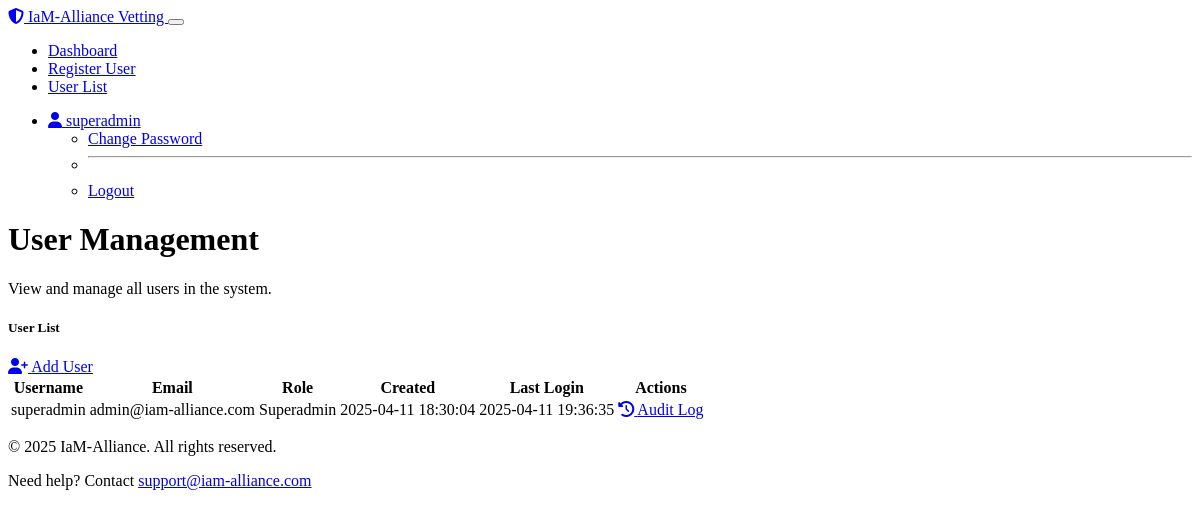
The app's page /admin/users (signed in) with its own data.
### models.py (models this page shows, shortened)
class User(UserMixin, db.Model):
    id = db.Column(db.Integer, primary_key=True)
    username = db.Column(db.String(64), unique=True, nullable=False)
    email = db.Column(db.String(120), unique=True, nullable=False)
    password_hash = db.Column(db.String(256), nullable=False)
    role = db.Column(db.String(20), nullable=False, default='vetting_agent')  # superadmin, server_admin, vetting_agent, inviting_admin
    created_at = db.Column(db.DateTime, default=datetime.utcnow)
    last_login = db.Column(db.DateTime)
    needs_password_change = db.Column(db.Boolean, default=True)
    created_by = db.Column(db.Integer, db.ForeignKey('user.id'))
    audit_logs = db.relationship('AuditLog', backref='user', lazy=True)
    tokens = db.relationship('MatrixToken', backref='creator', lazy=True)
    vetting_forms = db.relationship('VettingForm',
                                   foreign_keys='VettingForm.user_id',
                                   backref='submitted_by',
                                   lazy=True)
    def is_superadmin(self):
        return self.role == 'superadmin'

### app.py (the view)
@app.route('/admin/users')
@login_required
def user_list():
    if not (current_user.is_superadmin() or current_user.is_server_admin()):
        abort(403)
    users = User.query.all()
    return render_template('admin/user_list.html', users=users)

### app.py (called while the page is built)
@login_manager.user_loader
def load_user(user_id):
    return User.query.get(int(user_id))

@app.template_filter('datetime_format')
def datetime_format(value, format='%Y-%m-%d %H:%M:%S'):
    if value is None:
        return ""
    return value.strftime(format)

@app.context_processor
def inject_current_year():
    return {'current_year': datetime.utcnow().year}

### templates/admin/user_list.html (shortened to what this page needs)
{% extends 'base.html' %}
{% block content %}
<div class="row mb-4">
    <div class="col">
        <h1 class="mb-4">User Management</h1>
        <p class="lead">View and manage all users in the system.</p>
    </div>
</div>
<div class="row mb-4">
    <div class="col">
        <div class="card shadow">
            <div class="card-header bg-primary text-white d-flex justify-content-between align-items-center">
                <h5 class="card-title mb-0">User List</h5>
                <a href="{{ url_for('register_user') }}" class="btn btn-light btn-sm">
                    <i class="fas fa-user-plus me-1"></i> Add User
                </a>
            </div>
            <div class="card-body p-0">
                <div class="table-responsive">
                    <table class="table table-hover data-table mb-0">
                        <thead class="bg-dark">
                            <tr>
                                <th>Username</th>
                                <th>Email</th>
                                <th>Role</th>
                                <th>Created</th>
                                <th>Last Login</th>
                                <th>Actions</th>
                            </tr>
                        </thead>
                        <tbody>
                            {% for user in users %}
                                <tr>
                                    <td>{{ user.username }}</td>
                                    <td>{{ user.email }}</td>
                                    <td>
                                        <span class="badge {% if user.is_superadmin() %}bg-danger{% elif user.is_server_admin() %}bg-warning{% else %}bg-info{% endif %}">
                                            {{ user.role|replace('_', ' ')|title }}
                                        </span>
                                    </td>
                                    <td>{{ user.created_at|datetime_format }}</td>
                                    <td>
                                        {% if user.last_login %}
                                            {{ user.last_login|datetime_format }}
                                        {% else %}
                                            <span class="text-muted">Never</span>
                                        {% endif %}
                                    </td>
                                    <td>
                                        <a href="{{ url_for('audit_log', user_id=user.id) }}" class="btn btn-sm btn-outline-primary">
                                            <i class="fas fa-history me-1"></i> Audit Log
                                        </a>
                                    </td>
                                </tr>
                            {% else %}
                                <tr>
                                    <td colspan="6" class="text-center">No users found</td>
                                </tr>
                            {% endfor %}
                        </tbody>
                    </table>
                </div>
            </div>
        </div>
    </div>
</div>
{% endblock %}
{% block extra_css %}
<link rel="stylesheet" href="https://cdn.datatables.net/1.11.5/css/dataTables.bootstrap5.min.css">
{% endblock %}

### templates/base.html (shortened to what this page needs)
<!DOCTYPE html>
<html lang="en" data-bs-theme="dark">
<head>
    <link rel="stylesheet" href="https://cdn.replit.com/agent/bootstrap-agent-dark-theme.min.css">
    <link rel="stylesheet" href="https://cdnjs.cloudflare.com/ajax/libs/font-awesome/6.4.0/css/all.min.css">
    <link rel="stylesheet" href="{{ url_for('static', filename='css/custom.css') }}">
    {% block extra_css %}{% endblock %}
</head>
<body>
    <nav class="navbar navbar-expand-lg navbar-dark bg-dark mb-4">
        <div class="container">
            <a class="navbar-brand" href="{{ url_for('index') }}">
                <i class="fas fa-shield-alt me-2"></i>
                IaM-Alliance Vetting
            </a>
            <button class="navbar-toggler" type="button" data-bs-toggle="collapse" data-bs-target="#navbarNav" aria-controls="navbarNav" aria-expanded="false" aria-label="Toggle navigation">
            </button>
            <div class="collapse navbar-collapse" id="navbarNav">
                <ul class="navbar-nav me-auto">
                    {% if current_user.is_authenticated %}
                        {% if current_user.is_superadmin() or current_user.is_server_admin() %}
                            <li class="nav-item">
                                <a class="nav-link" href="{{ url_for('admin_dashboard') }}">Dashboard</a>
                            </li>
                            <li class="nav-item">
                                <a class="nav-link" href="{{ url_for('register_user') }}">Register User</a>
                            </li>
                            <li class="nav-item">
                                <a class="nav-link" href="{{ url_for('user_list') }}">User List</a>
                            </li>
                        {% endif %}
                    {% endif %}
                </ul>
                <ul class="navbar-nav">
                    {% if current_user.is_authenticated %}
                        <li class="nav-item dropdown">
                            <a class="nav-link dropdown-toggle" href="#" id="userDropdown" role="button" data-bs-toggle="dropdown" aria-expanded="false">
                                <i class="fas fa-user me-1"></i> {{ current_user.username }}
                            </a>
                            <ul class="dropdown-menu dropdown-menu-end" aria-labelledby="userDropdown">
                                <li><a class="dropdown-item" href="{{ url_for('change_password') }}">Change Password</a></li>
                                <li><hr class="dropdown-divider"></li>
                                <li><a class="dropdown-item" href="{{ url_for('logout') }}">Logout</a></li>
                            </ul>
                        </li>
                    {% else %}
                        <li class="nav-item">
                            <a class="nav-link" href="{{ url_for('login') }}">Login</a>
                        </li>
                    {% endif %}
                </ul>
            </div>
        </div>
    </nav>
    <div class="container">
        {% block content %}{% endblock %}
    </div>
    <footer class="mt-5 py-3 bg-dark">
        <div class="container">
            <div class="row">
                <div class="col-md-6">
                    <p class="mb-0 text-muted">&copy; {{ current_year }} IaM-Alliance. All rights reserved.</p>
                </div>
                <div class="col-md-6 text-end">
                    <p class="mb-0 text-muted">Need help? Contact <a href="mailto:support@iam-alliance.com">support@iam-alliance.com</a></p>
                </div>
            </div>
        </div>
    </footer>
</body>
</html>

### static/css/custom.css (style rules this page uses)
.table-responsive td { max-width: 300px; overflow: hidden; text-overflow: ellipsis; white-space: nowrap; }

### records on screen
User: username "superadmin", email "admin@iam-alliance.com", role "Superadmin", created_at "2025-04-11 18:30:04", last_login "2025-04-11 19:36:35"
